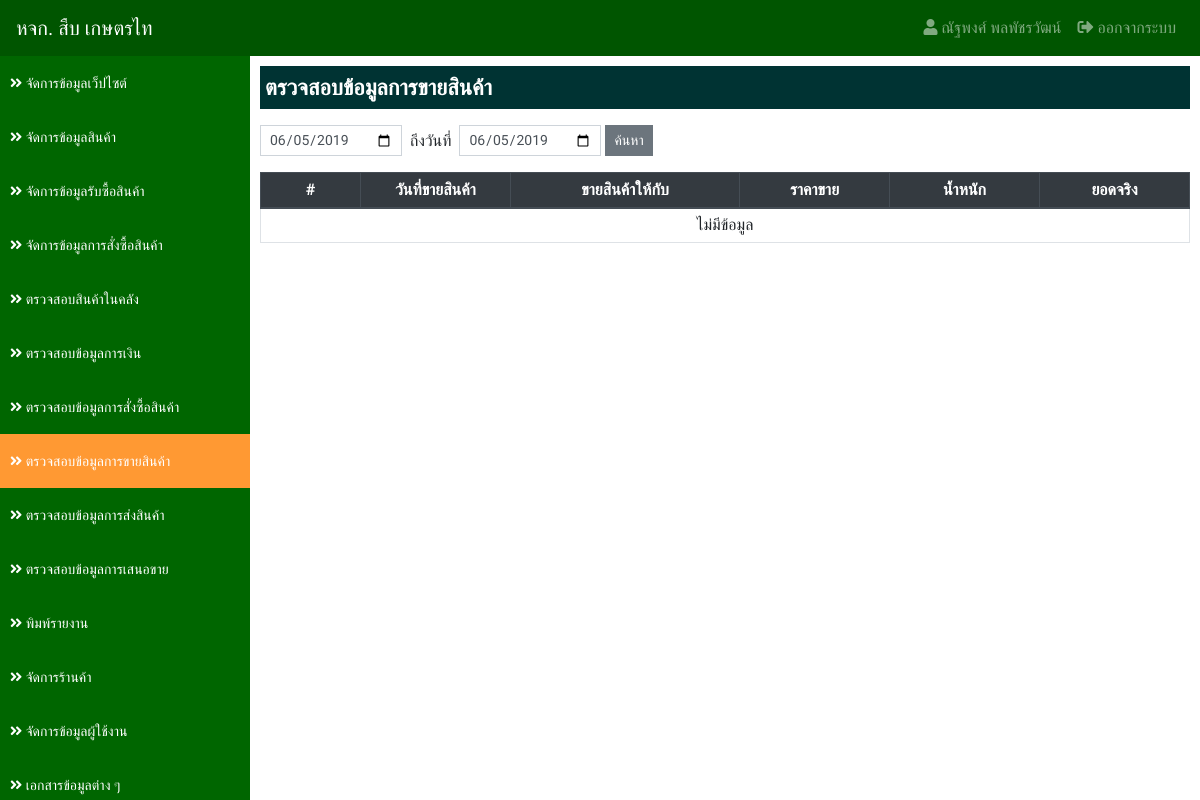
The page /?app=datatransfer&action=sale (signed in) on the database as committed earlier.
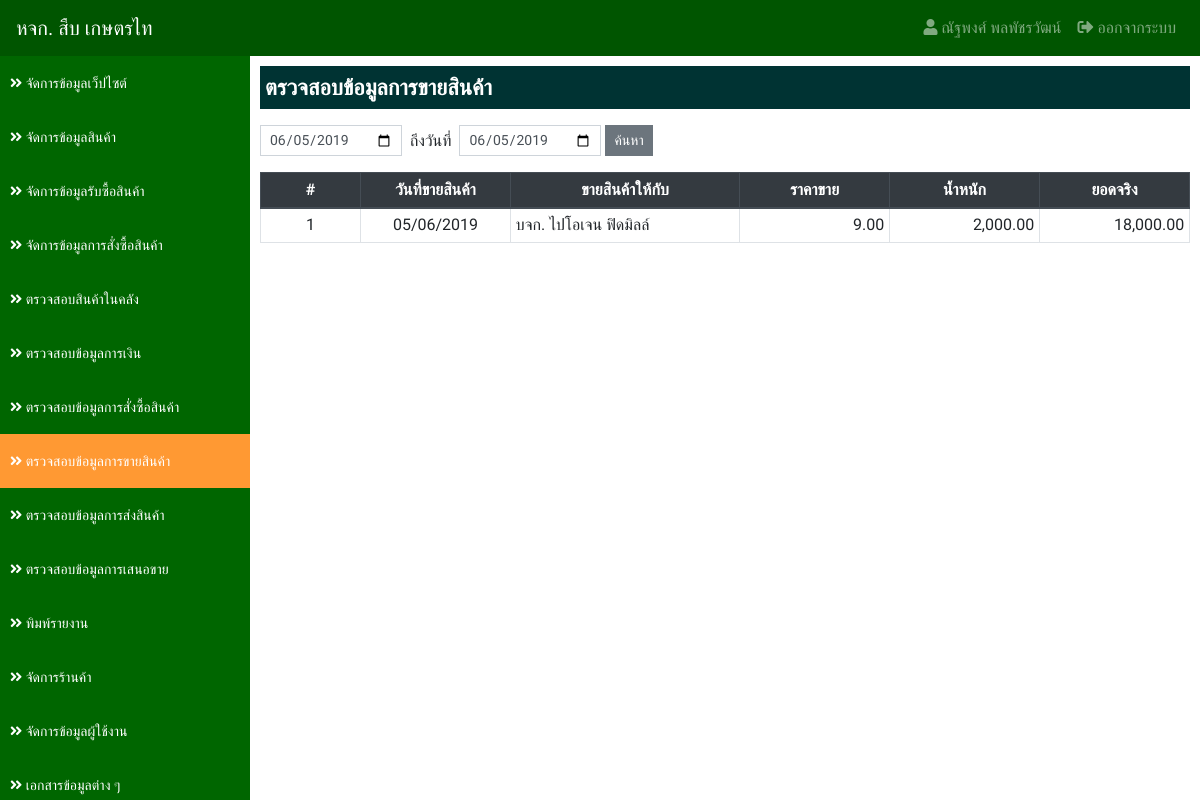
The same page on the database as committed later.
### tables this page shows
CREATE TABLE `order_tb` (
  `order_id` int(11) NOT NULL,
  `products_id` int(11) NOT NULL,
  `store_id` int(11) NOT NULL,
  `order_weight` decimal(10,2) NOT NULL,
  `order_price_sale` decimal(10,2) NOT NULL,
  `order_price_buy` decimal(10,2) NOT NULL,
  `order_price_transfer` decimal(10,2) NOT NULL,
  `order_date_transfer` datetime NOT NULL,
  `order_status` int(2) NOT NULL COMMENT 'สถานะ 1.รออนุมัติการสั่งซื้อ 2.อนุมัติการสั่งซื้อ 3.กำลังเตรียมสินค้า',
  `order_fitdate_cancel` datetime NOT NULL,
  `order_fitdate` datetime NOT NULL,
  `order_fitby` int(11) NOT NULL
);

CREATE TABLE `store_tb` (
  `store_id` int(11) NOT NULL,
  `store_name` varchar(255) NOT NULL COMMENT 'ชื่อร้าน',
  `store_address` varchar(255) NOT NULL COMMENT 'ที่อยู่',
  `store_phone` varchar(100) NOT NULL COMMENT 'เบอร์โทรศัพท์',
  `store_tax` varchar(100) NOT NULL COMMENT 'เลขประจำตัวผู้เสียภาษี',
  `store_type` int(1) NOT NULL COMMENT 'ประเภทร้าน 1.เจ้าของร้าน 2.ร้านซื้อสินค้า 3.ร้านขายสินค้า',
  `store_status` int(1) NOT NULL COMMENT 'สถานะ 1.ใช้งาน 2.ปิดการใช้งาน 3.ลบ'
);

### applications/connect_db.php (called while the page is built, shortened)
<?php
    $serveName      = "localhost";
    $userConect     = "root";
    $passConnect    = "";
    $DB             = "sub_data";
    $conn           = new mysqli($serveName, $userConect, $passConnect, $DB);
    $conn->set_charset("utf8");
    function select_db($sql) {
        Global $conn;
        return $conn->query($sql);
    }
?>

### applications/datatransfer/sale.php (the view, shortened to what this page needs)
<?php
    if (empty($_POST['date_start']) && empty($_POST['date_end'])) {
        $dateStart = date('Y-m-d');
        $dateEnd = date('Y-m-d');
    } else {
        $dateStart = $_POST['date_start'];
        $dateEnd = $_POST['date_end'];
    }
    $result = select_db("
        SELECT
            order_tb.*,
            store_tb.store_name
        FROM
            order_tb
        INNER JOIN store_tb ON order_tb.store_id = store_tb.store_id
        WHERE
            order_tb.order_status  >= '2' AND
            order_tb.order_fitdate BETWEEN '$dateStart 00:00:00' AND '$dateEnd 23:59:59'
        ORDER BY
            order_tb.order_fitdate ASC
    ");
?>
<div class="detail">
    <p class="title">ตรวจสอบข้อมูลการขายสินค้า</p>
    <form action="" class="form-inline" method="POST">
        <div class="input-group mb-3">
            <input type="date" name="date_start" value="<?=$dateStart?>" class="form-control form-control-sm">
            <div class="mt-1">&nbsp; ถึงวันที่ &nbsp;</div>
            <input type="date" name="date_end" value="<?=$dateEnd?>" class="form-control form-control-sm">&nbsp;
            <button type="submit" class="btn btn-secondary btn-sm">ค้นหา</button>
        </div>
    </form>
    <table class="table table-bordered table-hover table-sm">
        <thead class="thead-dark">
            <tr>
                <th class="text-center" style="width: 100px;">#</th>
                <th class="text-center" style="width: 150px;">วันที่ขายสินค้า</th>
                <th class="text-center">ขายสินค้าให้กับ</th>
                <th class="text-center" style="width: 150px;">ราคาขาย</th>
                <th class="text-center" style="width: 150px;">น้ำหนัก</th>
                <th class="text-center" style="width: 150px;">ยอดจริง</th>
            </tr>
        </thead>
        <tbody>
        <?php
            if ($result->num_rows > 0) {
                $i = 1;
                while($row = $result->fetch_assoc()) {
        ?>
            <tr>
                <td class="text-center"><?=$i?></td>
                <td class="text-center"><?=date_format(date_create($row['order_fitdate']),"d/m/Y")?></td>
                <td><?=$row['store_name']?></td>
                <td class="text-right"><?=number_format($row['order_price_sale'],2)?></td>
                <td class="text-right"><?=number_format($row['order_weight'],2)?></td>
                <td class="text-right"><?=number_format($row['order_weight']*$row['order_price_sale'],2)?></td>
            </tr>
        <?php $i++;}} else { ?>
            <tr>
                <td class="text-center" colspan="6">ไม่มีข้อมูล</td>
            </tr>
        <?php } ?>
        </tbody>
    </table>
</div>

Rows that differ between the two databases and show on the page:
added order_tb: order_fitdate "05/06/2019", store.store_name "บจก. ไปโอเจน ฟิดมิลล์", order_price_sale "9.00", order_weight "2,000.00", $row['order_weight']*$row['order_price_sale'] "18,000.00"
Other text that changed with them:
text no longer shown: "ไม่มีข้อมูล"
